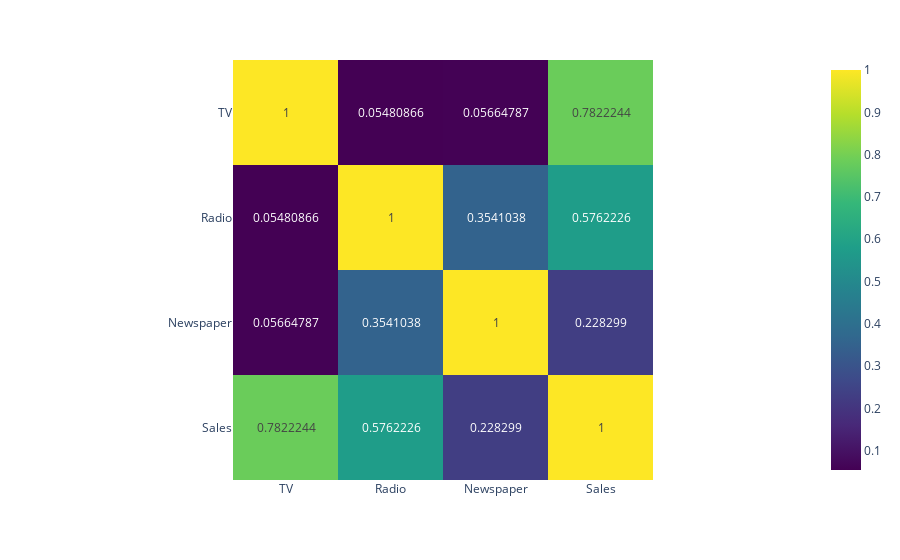

Notebook source saved alongside this figure:
### Code cell
fig = px.imshow(df.corr(), text_auto=True, color_continuous_scale='Viridis')
fig.show()

### Figure 1 — Plotly figure (JSON) as saved in the notebook; plotly's stock layout.template omitted (floating-point values rounded to 4 significant figures)
{"data": [{"coloraxis": "coloraxis", "hovertemplate": "x: %{x}<br>y: %{y}<br>color: %{z}<extra></extra>", "name": "0", "texttemplate": "%{z}", "type": "heatmap", "x": ["TV", "Radio", "Newspaper", "Sales"], "xaxis": "x", "y": ["TV", "Radio", "Newspaper", "Sales"], "yaxis": "y", "z": [[1, 0.05481, 0.05665, 0.7822], [0.05481, 1, 0.3541, 0.5762], [0.05665, 0.3541, 1, 0.2283], [0.7822, 0.5762, 0.2283, 1]]}], "layout": {"coloraxis": {"colorscale": [[0, "#440154"], [0.1111, "#482878"], [0.2222, "#3e4989"], [0.3333, "#31688e"], [0.4444, "#26828e"], [0.5556, "#1f9e89"], [0.6667, "#35b779"], [0.7778, "#6ece58"], [0.8889, "#b5de2b"], [1, "#fde725"]]}, "margin": {"t": 60}, "xaxis": {"anchor": "y", "constrain": "domain", "domain": [0, 1], "scaleanchor": "y"}, "yaxis": {"anchor": "x", "autorange": "reversed", "constrain": "domain", "domain": [0, 1]}}}
